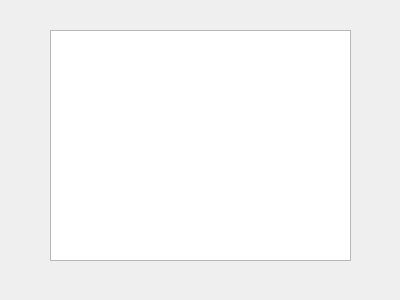
<?xml version="1.0" encoding="UTF-8"?>
<ui version="4.0">
 <class>chart</class>
 <widget class="QWidget" name="chart">
  <property name="geometry">
   <rect>
    <x>0</x>
    <y>0</y>
    <width>400</width>
    <height>300</height>
   </rect>
  </property>
  <property name="windowTitle">
   <string>Form</string>
  </property>
  <widget class="QTableView" name="tableView">
   <property name="geometry">
    <rect>
     <x>50</x>
     <y>30</y>
     <width>301</width>
     <height>231</height>
    </rect>
   </property>
  </widget>
 </widget>
 <resources/>
 <connections/>
</ui>
